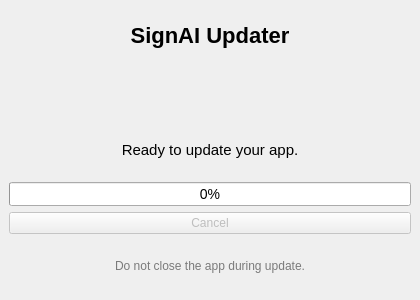
<?xml version="1.0" encoding="UTF-8"?>
<ui version="4.0">
 <class>UpdaterMainWindow</class>
 <widget class="QMainWindow" name="UpdaterMainWindow">
  <property name="geometry">
   <rect>
    <x>0</x>
    <y>0</y>
    <width>420</width>
    <height>300</height>
   </rect>
  </property>
  <property name="windowTitle">
   <string>SignAI Updater</string>
  </property>
  <widget class="QWidget" name="centralwidget">
   <layout class="QVBoxLayout" name="verticalLayout">
    <item>
     <widget class="QLabel" name="titleLabel">
      <property name="styleSheet">
       <string>font-size: 22px; font-weight: bold;</string>
      </property>
      <property name="text">
       <string>SignAI Updater</string>
      </property>
      <property name="alignment">
       <set>Qt::AlignmentFlag::AlignCenter</set>
      </property>
     </widget>
    </item>
    <item>
     <widget class="QLabel" name="iconLabel">
      <property name="minimumSize">
       <size>
        <width>48</width>
        <height>48</height>
       </size>
      </property>
      <property name="pixmap">
       <pixmap>icons/icon.png</pixmap>
      </property>
      <property name="alignment">
       <set>Qt::AlignmentFlag::AlignCenter</set>
      </property>
     </widget>
    </item>
    <item>
     <widget class="QLabel" name="statusLabel">
      <property name="styleSheet">
       <string>font-size: 15px;</string>
      </property>
      <property name="text">
       <string>Ready to update your app.</string>
      </property>
      <property name="alignment">
       <set>Qt::AlignmentFlag::AlignCenter</set>
      </property>
     </widget>
    </item>
    <item>
     <widget class="QProgressBar" name="progressBar">
      <property name="styleSheet">
       <string>height: 24px; font-size: 14px;</string>
      </property>
      <property name="minimum">
       <number>0</number>
      </property>
      <property name="maximum">
       <number>100</number>
      </property>
      <property name="value">
       <number>0</number>
      </property>
      <property name="textVisible">
       <bool>true</bool>
      </property>
     </widget>
    </item>
    <item>
     <layout class="QHBoxLayout" name="buttonLayout">
      <item>
       <widget class="QPushButton" name="cancelBtn">
        <property name="enabled">
         <bool>false</bool>
        </property>
        <property name="text">
         <string>Cancel</string>
        </property>
       </widget>
      </item>
     </layout>
    </item>
    <item>
     <widget class="QLabel" name="infoLabel">
      <property name="styleSheet">
       <string>font-size: 12px; color: #7a7a7a;</string>
      </property>
      <property name="text">
       <string>Do not close the app during update.</string>
      </property>
      <property name="alignment">
       <set>Qt::AlignmentFlag::AlignCenter</set>
      </property>
     </widget>
    </item>
   </layout>
  </widget>
 </widget>
 <resources/>
 <connections/>
</ui>
